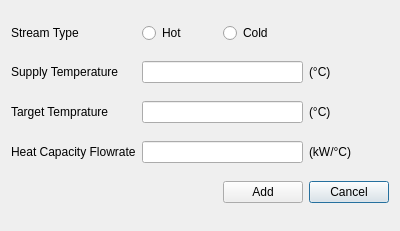
<?xml version="1.0" encoding="UTF-8"?>
<ui version="4.0">
 <class>Input</class>
 <widget class="QDialog" name="Input">
  <property name="geometry">
   <rect>
    <x>0</x>
    <y>0</y>
    <width>400</width>
    <height>231</height>
   </rect>
  </property>
  <property name="windowTitle">
   <string>Add Stream</string>
  </property>
  <layout class="QGridLayout" name="gridLayout">
   <item row="0" column="0">
    <widget class="QLabel" name="label">
     <property name="text">
      <string>Stream Type</string>
     </property>
    </widget>
   </item>
   <item row="0" column="1">
    <widget class="QRadioButton" name="radiobuttomHot">
     <property name="text">
      <string>Hot</string>
     </property>
    </widget>
   </item>
   <item row="0" column="2">
    <widget class="QRadioButton" name="radioButtonCold">
     <property name="text">
      <string>Cold</string>
     </property>
    </widget>
   </item>
   <item row="1" column="0">
    <widget class="QLabel" name="labelTs">
     <property name="text">
      <string>Supply Temperature</string>
     </property>
    </widget>
   </item>
   <item row="1" column="1" colspan="2">
    <widget class="QLineEdit" name="lineEditTs"/>
   </item>
   <item row="1" column="3">
    <widget class="QLabel" name="labelTs_2">
     <property name="text">
      <string>(°C)</string>
     </property>
    </widget>
   </item>
   <item row="2" column="0">
    <widget class="QLabel" name="labelTt">
     <property name="text">
      <string>Target Temprature</string>
     </property>
    </widget>
   </item>
   <item row="2" column="1" colspan="2">
    <widget class="QLineEdit" name="lineEditTt"/>
   </item>
   <item row="2" column="3">
    <widget class="QLabel" name="labelTt_2">
     <property name="text">
      <string>(°C)</string>
     </property>
    </widget>
   </item>
   <item row="3" column="0">
    <widget class="QLabel" name="labelHCF">
     <property name="text">
      <string>Heat Capacity Flowrate</string>
     </property>
    </widget>
   </item>
   <item row="3" column="1" colspan="2">
    <widget class="QLineEdit" name="lineEditHCF"/>
   </item>
   <item row="3" column="3">
    <widget class="QLabel" name="labelHCF_2">
     <property name="text">
      <string>(kW/°C)</string>
     </property>
    </widget>
   </item>
   <item row="4" column="3">
    <widget class="QPushButton" name="pushButton_2">
     <property name="text">
      <string>Cancel</string>
     </property>
    </widget>
   </item>
   <item row="4" column="2">
    <widget class="QPushButton" name="pushButton">
     <property name="text">
      <string>Add</string>
     </property>
    </widget>
   </item>
  </layout>
 </widget>
 <tabstops>
  <tabstop>radiobuttomHot</tabstop>
  <tabstop>radioButtonCold</tabstop>
  <tabstop>lineEditTs</tabstop>
  <tabstop>lineEditTt</tabstop>
  <tabstop>lineEditHCF</tabstop>
  <tabstop>pushButton</tabstop>
  <tabstop>pushButton_2</tabstop>
 </tabstops>
 <resources/>
 <connections>
  <connection>
   <sender>pushButton_2</sender>
   <signal>clicked()</signal>
   <receiver>Input</receiver>
   <slot>close()</slot>
   <hints>
    <hint type="sourcelabel">
     <x>333</x>
     <y>190</y>
    </hint>
    <hint type="destinationlabel">
     <x>357</x>
     <y>215</y>
    </hint>
   </hints>
  </connection>
 </connections>
</ui>
